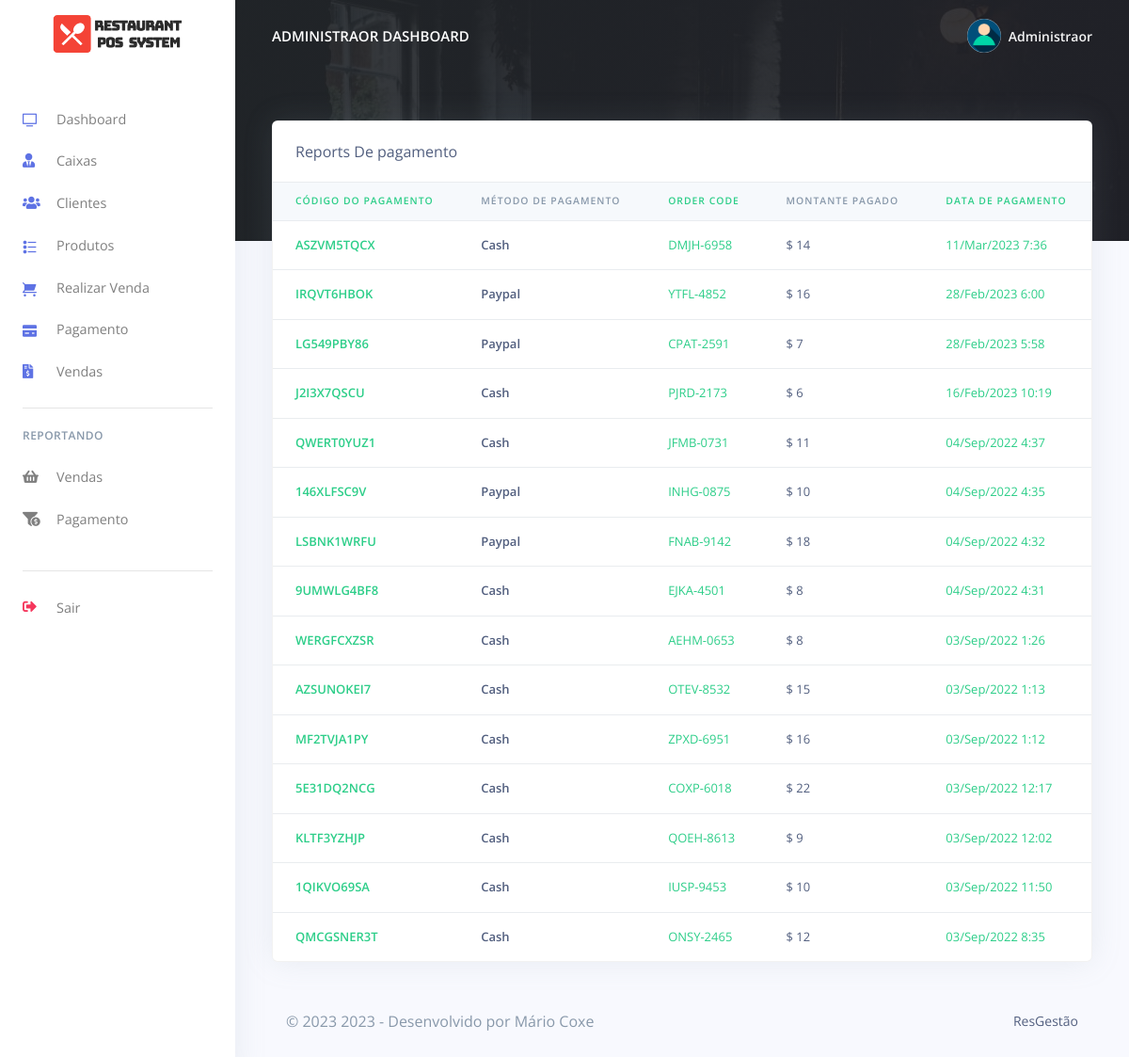
Before: /pos/admin/payments_reports.php (signed in) with the older database file.
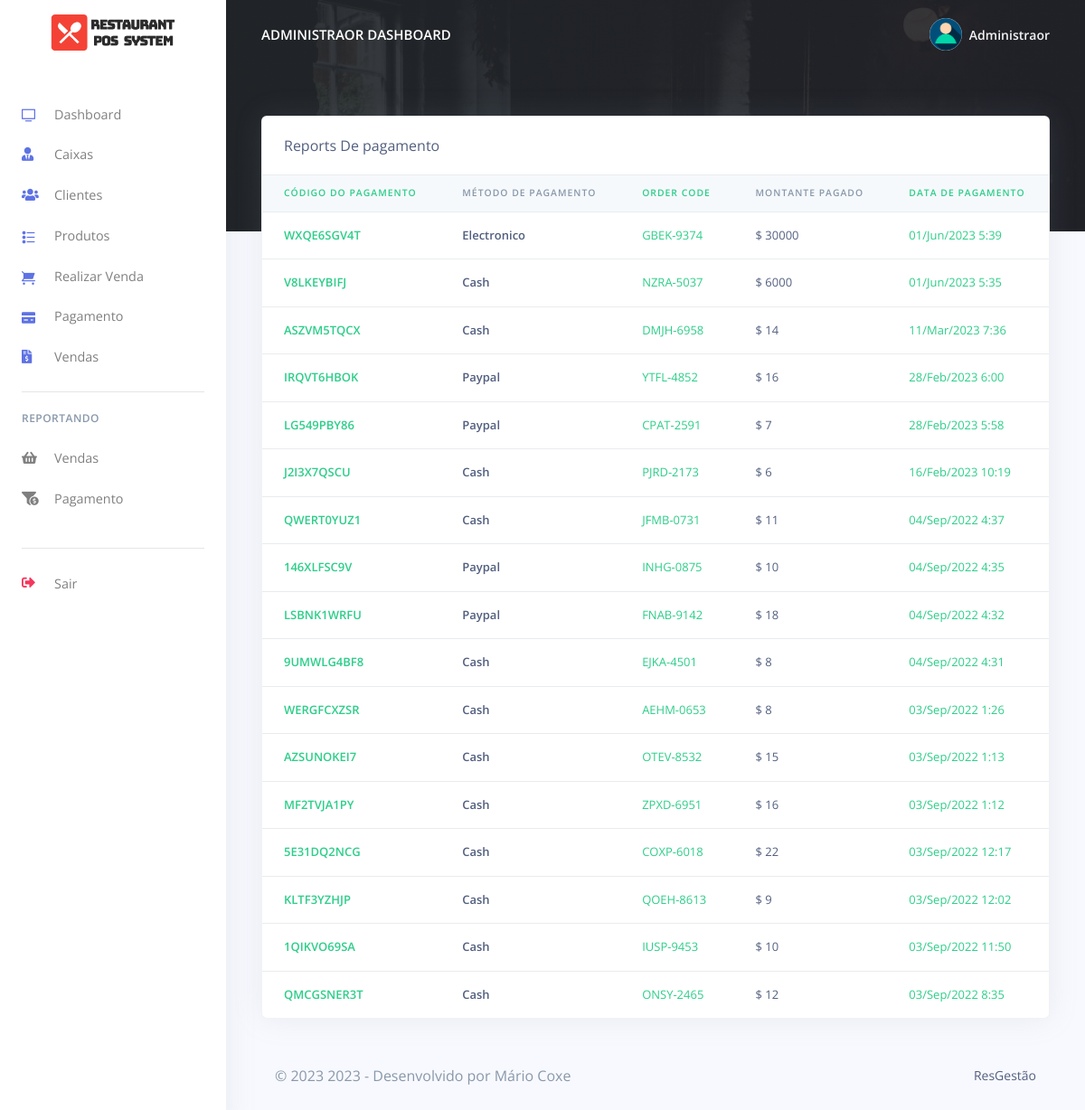
After: the same page with the newer database file.
### tables this page shows
CREATE TABLE `rpos_admin` (
  `admin_id` varchar(200) NOT NULL,
  `admin_name` varchar(200) NOT NULL,
  `admin_email` varchar(200) NOT NULL,
  `admin_password` varchar(200) NOT NULL
);

CREATE TABLE `rpos_payments` (
  `pay_id` varchar(200) NOT NULL,
  `pay_code` varchar(200) NOT NULL,
  `order_code` varchar(200) NOT NULL,
  `customer_id` varchar(200) NOT NULL,
  `pay_amt` varchar(200) NOT NULL,
  `pay_method` varchar(200) NOT NULL,
  `created_at` timestamp(6) NOT NULL DEFAULT CURRENT_TIMESTAMP(6) ON UPDATE CURRENT_TIMESTAMP(6)
);

### pos/admin/payments_reports.php (the view, shortened to what the changed rows need)
<?php
include('config/config.php');
require_once('partials/_head.php');
?>
<body>
    <?php
    require_once('partials/_sidebar.php');
    ?>
    <div class="main-content">
        <?php
        require_once('partials/_topnav.php');
        ?>
        <div class="container-fluid mt--8">
            <div class="row">
                <div class="col">
                    <div class="card shadow">
                        <div class="table-responsive">
                            <table class="table align-items-center table-flush">
                                <thead class="thead-light">
                                    <tr>
                                        <th class="text-success" scope="col">Código do pagamento</th>
                                        <th scope="col">Método de pagamento</th>
                                        <th class="text-success" scope="col">Order Code</th>
                                        <th scope="col">Montante Pagado</th>
                                        <th class="text-success" scope="col">Data de Pagamento</th>
                                    </tr>
                                </thead>
                                <tbody>
                                    <?php
                                    $ret = "SELECT * FROM  rpos_payments ORDER BY `created_at` DESC ";
                                    $stmt = $mysqli->prepare($ret);
                                    $stmt->execute();
                                    $res = $stmt->get_result();
                                    while ($payment = $res->fetch_object()) {
                                    ?>
                                        <tr>
                                            <th class="text-success" scope="row">
                                                <?php echo $payment->pay_code; ?>
                                            </th>
                                            <th scope="row">
                                                <?php echo $payment->pay_method; ?>
                                            </th>
                                            <td class="text-success">
                                                <?php echo $payment->order_code; ?>
                                            </td>
                                            <td>
                                                $ <?php echo $payment->pay_amt; ?>
                                            </td>
                                            <td class="text-success">
                                                <?php echo date('d/M/Y g:i', strtotime($payment->created_at)) ?>
                                            </td>
                                        </tr>
                                    <?php } ?>
                                </tbody>
                            </table>
                        </div>
                    </div>
                </div>
            </div>
        </div>
    </div>
</body>
</html>

### pos/admin/partials/_sidebar.php (shortened to what the changed rows need)
<?php
$admin_id = $_SESSION['admin_id'];
$ret = "SELECT * FROM  rpos_admin  WHERE admin_id = '$admin_id'";
$stmt = $mysqli->prepare($ret);
$stmt->execute();
$res = $stmt->get_result();
while ($admin = $res->fetch_object()) {
?>
  <nav class="navbar navbar-vertical fixed-left navbar-expand-md navbar-light bg-white" id="sidenav-main">
    <div class="container-fluid">
      <a class="navbar-brand pt-0" href="dashboard.php">
        <img src="assets/img/brand/repos.png" class="navbar-brand-img" alt="...">
      </a>
      <div class="collapse navbar-collapse" id="sidenav-collapse-main">
        <ul class="navbar-nav">
          <li class="nav-item">
            <a class="nav-link" href="dashboard.php">
              <i class="ni ni-tv-2 text-primary"></i> Dashboard
            </a>
          </li>
          <li class="nav-item">
            <a class="nav-link" href="hrm.php">
              <i class="fas fa-user-tie text-primary"></i> Caixas
            </a>
          </li>
          <li class="nav-item">
            <a class="nav-link" href="customes.php">
              <i class="fas fa-users text-primary"></i> Clientes
            </a>
          </li>
          <li class="nav-item">
            <a class="nav-link" href="products.php">
              <i class="ni ni-bullet-list-67 text-primary"></i>Produtos
            </a>
          </li>
          <li class="nav-item">
            <a class="nav-link" href="orders.php">
              <i class="ni ni-cart text-primary"></i> Realizar Venda
            </a>
          </li>
          <li class="nav-item">
            <a class="nav-link" href="payments.php">
              <i class="ni ni-credit-card text-primary"></i> Pagamento
            </a>
          </li>
          <li class="nav-item">
            <a class="nav-link" href="receipts.php">
              <i class="fas fa-file-invoice-dollar text-primary"></i> Vendas
            </a>
          </li>
        </ul>
        <hr class="my-3">
        <h6 class="navbar-heading text-muted">Reportando</h6>
        <ul class="navbar-nav mb-md-3">
          <li class="nav-item">
            <a class="nav-link" href="orders_reports.php">
              <i class="fas fa-shopping-basket"></i> Vendas
            </a>
          </li>
          <li class="nav-item">
            <a class="nav-link" href="payments_reports.php">
              <i class="fas fa-funnel-dollar"></i> Pagamento
            </a>
          </li>
        </ul>
        <hr class="my-3">
        <ul class="navbar-nav mb-md-3">
          <li class="nav-item">
            <a class="nav-link" href="logout.php">
              <i class="fas fa-sign-out-alt text-danger"></i> Sair
            </a>
          </li>
        </ul>
      </div>
    </div>
  </nav>
<?php } ?>

### pos/admin/partials/_topnav.php (shortened to what the changed rows need)
<?php
$admin_id = $_SESSION['admin_id'];
$ret = "SELECT * FROM  rpos_admin  WHERE admin_id = '$admin_id'";
$stmt = $mysqli->prepare($ret);
$stmt->execute();
$res = $stmt->get_result();
while ($admin = $res->fetch_object()) {
?>
    <nav class="navbar navbar-top navbar-expand-md navbar-dark" id="navbar-main">
        <div class="container-fluid">
            <a class="h4 mb-0 text-white text-uppercase d-none d-lg-inline-block" href="dashboard.php"><?php echo $admin->admin_name; ?> Dashboard</a>
            <ul class="navbar-nav align-items-center d-none d-md-flex">
                <li class="nav-item dropdown">
                    <a class="nav-link pr-0" href="#" role="button" data-toggle="dropdown" aria-haspopup="true" aria-expanded="false">
                        <div class="media align-items-center">
                            <span class="avatar avatar-sm rounded-circle">
                                <img alt="Image placeholder" src="assets/img/theme/user-a-min.png">
                            </span>
                            <div class="media-body ml-2 d-none d-lg-block">
                                <span class="mb-0 text-sm  font-weight-bold"><?php echo $admin->admin_name; ?></span>
                            </div>
                        </div>
                    </a>
                </li>
            </ul>
        </div>
    </nav>
<?php } ?>

Changed rows visible on the page:
added rpos_payments: pay_code "WXQE6SGV4T", pay_method "Electronico", order_code "GBEK-9374", pay_amt "30000", created_at "01/Jun/2023 5:39"
added rpos_payments: pay_code "V8LKEYBIFJ", pay_method "Cash", order_code "NZRA-5037", pay_amt "6000", created_at "01/Jun/2023 5:35"
